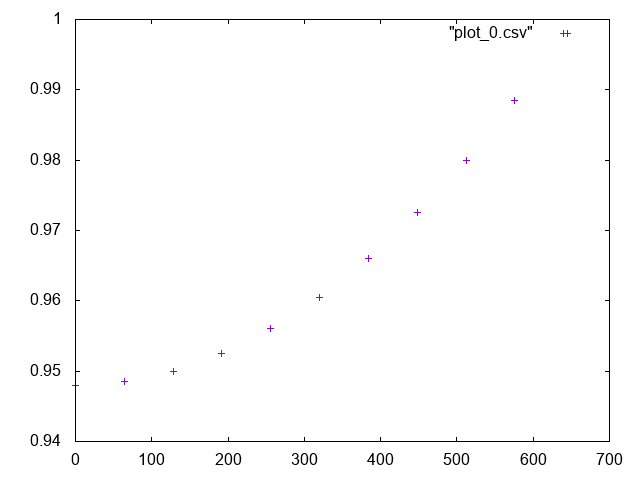

This chart was generated by the following gnuplot code:

      set terminal png
      set output "plot_0.png"
      plot "plot_0.csv"
    
